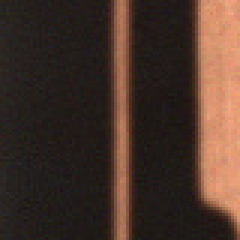
#> input picture 機器視覺/AOI影像/NG/NG_PROBLEM/14haw62a1_L10_0_0801b_20_47.png, 80 x 80 px, given as the content of the folder ./Images(NG/ORI/ori, which was not available (shown 3 times larger)
$ python Self_Training.py
#> lines starting #> are read from the running program, lines starting #| are printed output that depends on the picture; after the words box and inside, x2 and y2 are one past the last pixel; in counts of white or black regions, pixels touching at a corner belong together; long printed decimals are rounded; pictures that were not available may be replaced by others from this repository, and a replacement may not be noted
import cv2
import os
import numpy as np
import pandas as pd

def aHash(grayImg):
    Total = 0
    grayImg = cv2.resize(grayImg, (8, 8))
    ahash_str = ''
    #累加求像素之和
    for i in range(8):
        for j in range(8):
            Total = Total + grayImg[i,j]
    avg = Total / 64
    # 將每個像素與avg比較 大於avg=1 小於avg=0
    for i in range(8):
        for j in range(8):
            if  grayImg[i,j]>avg:
                ahash_str=ahash_str+'1'
            else:
                ahash_str=ahash_str+'0'
    return ahash_str

def dHash(grayImg):
    # 差值哈希算法 缩放8*8
    grayImg = cv2.resize(grayImg, (8, 8))
    dhash_str = ''
    # 每行前一个像素大于后一个像素为1，相反为0，生成哈希
    for i in range(8):
        for j in range(7):
            if grayImg[i, j] > grayImg[i, j+1]:
                dhash_str = dhash_str+'1'
            else:
                dhash_str = dhash_str+'0'
    return dhash_str


# combined ： imgOri,imgCam,threshOri,threshCam
def showCombinedImg(*args):
    combined_img = cv2.hconcat(args)
    cv2.imshow('Combined Images', combined_img)
    cv2.waitKey(0)


# 回傳 pixeldiff,percent
def pixelDiff_and_Percent(ori, threshCam):
    # 圖像差異 將Ori(可以選擇二值化 或 膨脹) 與 二值化的threshCam 相減的pixel
    pixeldiff = cv2.absdiff(ori, threshCam)

    # 計算白點像素比例
    # shape 會回傳 (rows, columns, channels)。
    # pixeldiff 是灰度圖像，所以只有兩個維度 = 高度（rows = 直 ）和 寬度（columns = 橫 ）。
    h, w = pixeldiff.shape[:2]
    white_count_Ori = cv2.countNonZero(ori)
    white_count_threshCam = cv2.countNonZero(threshCam)
    white_count_pixeldiff = cv2.countNonZero(pixeldiff)

    # '! =' 表示 '不等於'
    if white_count_Ori != 0 and white_count_threshCam == 0:
        percent = 100

    elif white_count_Ori == 0 and white_count_threshCam == 0:
        percent = 0

    elif white_count_Ori == 0 and white_count_threshCam != 0:
        percent = 100

    else:
        # 白色像素佔比
        # percent = white_count_pixeldiff / (h * w)
        # percent = white_count_Ori / white_count_threshCam
        percent = white_count_pixeldiff / white_count_threshCam

    return pixeldiff,percent

# 抽出藍色點的Cam圖檔資料
def bluePointOut(B):

    ret2, B = cv2.threshold(B, 140, 255, cv2.THRESH_BINARY)
    bluePointCount = cv2.countNonZero(B)

    return bluePointCount


####### Main Function #######

def main(folder1, files1, folder2, files2, df, label):

    # 建立 比對OK的list
#> called with folder1 = './Images(NG/ORI/ori', folder2 = './Images(NG/CAM/cam', label = 'NG'
    compared_files = []
    OK_count = 0
    NO_count = 0

    n = 0

    # 逐一讀取每個圖片
    for i in range(len(files1)):

        print(f'讀取圖像名稱:{files1[i]}')

        imgOri = cv2.imread(os.path.join(folder1, files1[i]))
#> imgOri is the input picture: shape (80, 80, 3); mean B, G, R 42.1, 51.7, 71.6
        imgCam = cv2.imread(os.path.join(folder2, files2[i]))

        (B, G, R) = cv2.split(imgCam) # 將imgCam 分3通道 => 抽藍色

        # CAM 轉灰階
        imgCam = cv2.cvtColor(imgCam, cv2.COLOR_BGR2GRAY)

        (B1, G1, R1) = cv2.split(imgOri) # 將imgOri 分3通道 => 抽紅色

    ### 影像前處理 ###

        # 中值濾波器 5x5
        imgOri = cv2.medianBlur(R1, 5) # 將imgOri 取R通道
#> imgOri: shape (80, 80)
        imgCam = cv2.medianBlur(imgCam, 5)

        # 高斯濾波
        imgOri = cv2.GaussianBlur(imgOri, (5, 5), 0)
        imgCam = cv2.GaussianBlur(imgCam, (5, 5), 0)

        # 中值濾波器 3x3
        imgOri = cv2.medianBlur(imgOri, 3)
        imgCam = cv2.medianBlur(imgCam, 3)

        # 邊緣強化 Ori
        sigma = 25
        blur_img = cv2.GaussianBlur(imgOri, (0, 0), sigma)
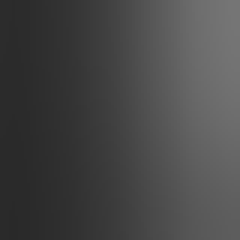
#> blur_img: shape (80, 80) (shown 3 times larger); min 41, max 117, mean 70.6
            # 以原圖 : 模糊圖片= 1.5 : -0.5 的比例進行混合
        imgOri = cv2.addWeighted(imgOri, 1.5, blur_img, -0.5, 0)
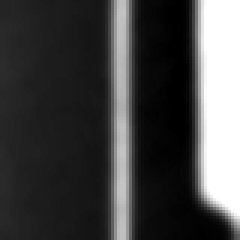
#> imgOri: shape (80, 80) (shown 3 times larger); min 0, max 255, mean 68.7

        # 二值化 => threshOri threshCam
        ret1, threshOri = cv2.threshold(imgOri, 125, 255, cv2.THRESH_BINARY)
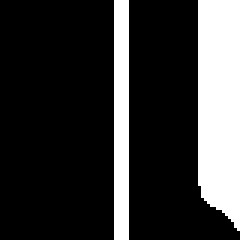
#> threshOri: shape (80, 80) (shown 3 times larger); 21.6% white; 2 white regions, box (x1, y1, x2, y2) and area: (66, 0, 80, 77) 984, (38, 0, 43, 80) 400
        ret2, threshCam = cv2.threshold(imgCam, 140, 255, cv2.THRESH_BINARY)
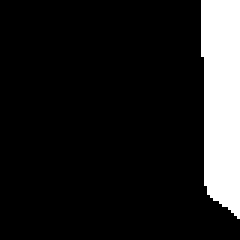
#> threshCam: shape (80, 80) (shown 3 times larger); 13.1% white; 1 white region, box (x1, y1, x2, y2) and area: (67, 0, 80, 73) 838

        # Otsu 二值化 => oriOtsu camOtsu
        ret1, oriOtsu = cv2.threshold(imgOri, 0, 255, cv2.THRESH_BINARY + cv2.THRESH_OTSU)
#> ret1 = 122
        ret2, camOtsu = cv2.threshold(imgCam, 0, 255, cv2.THRESH_BINARY + cv2.THRESH_OTSU)
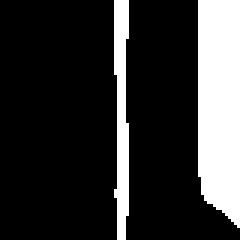
#> camOtsu: shape (80, 80) (shown 3 times larger); 20.1% white; 2 white regions, box (x1, y1, x2, y2) and area: (66, 0, 80, 76) 977, (38, 0, 43, 80) 312
#> ret2 = 89

        # Ori膨脹 dilate 一次 (iterations = 1) => oriDilated
        kernel = cv2.getStructuringElement(cv2.MORPH_RECT, (3, 3))
        oriDilated = cv2.dilate(threshOri, kernel, iterations = 1)
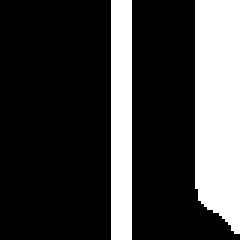
#> oriDilated: shape (80, 80) (shown 3 times larger); 25.6% white; 2 white regions, box (x1, y1, x2, y2) and area: (65, 0, 80, 78) 1076, (37, 0, 44, 80) 560
            # get(獲取)Structuring(結構化) Element(元素)
            # => 矩形：MORPH_RECT;交叉形：MORPH_CROSS;橢圓形：MORPH_ELLIPSE

      ## aHash比對 imgOri對比imgCam => 40 > ahashdiff閥值 > 4
        ahashOri = aHash(imgOri)
#> after the loop in aHash, `for i in range(8):`: Total = 3621
#> in aHash, `avg = Total / 64`: avg = 56.58
        ahashCam = aHash(imgCam)
        ahashdiff = sum(ch1 != ch2 for ch1, ch2 in zip(ahashOri, ahashCam))
#> ahashdiff = 0

      ## dHash比對 imgOri對比threshCam => 閥值 >= 39
        dhashOri = dHash(imgOri)
        dhashCam = dHash(threshCam)
        dhashdiff = sum(ch1 != ch2 for ch1, ch2 in zip(dhashOri, dhashCam))
#> dhashdiff = 25

      ## PIXEL 相減比較法
        # 用二值 threshOri & threshCam 直接相減 產生 pixeldiff
        pixeldiff, percent = pixelDiff_and_Percent(threshOri, threshCam)
#> in pixelDiff_and_Percent, `pixeldiff = cv2.absdiff(ori, threshCam)`:
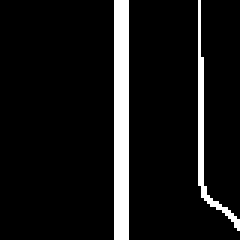
#> pixeldiff: shape (80, 80) (shown 3 times larger); 8.5% white; 2 white regions, box (x1, y1, x2, y2) and area: (38, 0, 43, 80) 400, (66, 0, 80, 77) 146
#> in pixelDiff_and_Percent, `white_count_Ori = cv2.countNonZero(ori)`: white_count_Ori = 1384
#> in pixelDiff_and_Percent, `white_count_threshCam = cv2.countNonZero(threshCam)`: white_count_threshCam = 838
#> in pixelDiff_and_Percent, `white_count_pixeldiff = cv2.countNonZero(pixeldiff)`: white_count_pixeldiff = 546
#> in pixelDiff_and_Percent, `percent = white_count_pixeldiff / white_count_threshCam`: percent = 0.652
#> percent = 0.652

      ## ahash Otsu 二值比對 oriOtsu 對比 threshCam
        ahashOriOtsu = aHash(oriOtsu)
        ahashCamThres = aHash(threshCam)
        ahashdiffOtsu = sum(ch1 != ch2 for ch1, ch2 in zip(ahashOriOtsu, ahashCamThres))
#> ahashdiffOtsu = 0

        df_insert = pd.DataFrame({'File Name': [files1[i]],
                                'ahashdiff': [ahashdiff],
                                'dhashdiff': [dhashdiff],
                                'percent': [percent],
                                'ahashdiffOtsu': [ahashdiffOtsu],
                                'label':[label]})
#> df_insert = table of 1 rows and 6 columns

        df = pd.concat([df, df_insert], ignore_index=True)
#> df = table of 1 rows and 6 columns

        print('ahashdiff =', ahashdiff, ' dhashdiff =', dhashdiff, ' percent =', percent , ' ahashdiffOtsu =', ahashdiffOtsu)
#| ahashdiff = 0  dhashdiff = 25  percent = 0.6516  ahashdiffOtsu = 0

    ### 樹狀圖 分類判斷 ###

      ## 抽出藍點NG
        bluePointCount = bluePointOut(B)
#> in bluePointOut, `ret2, B = cv2.threshold(B, 140, 255, cv2.THRESH_BINARY)`: B: shape (80, 80); every value is 0
#> in bluePointOut, `bluePointCount = cv2.countNonZero(B)`: bluePointCount = 0
#> bluePointCount = 0

        if bluePointCount != 0:
            # showCombinedImg(imgOri, imgCam, B)
            NO_count += 1

        else:

        ## aHash比對
            if ahashdiff >=36:
                # print('ahash 完全不相似', ahashdiff)
                # showCombinedImg(imgOri, imgCam)
                NO_count += 1

            elif ahashdiff <= 6:
                # print('ahash相似',ahashdiff)
                # compared_files.append(files1[i])
                # showCombinedImg(imgOri, imgCam, threshOri)
                OK_count += 1

            else:

            ## dHash比對
                if dhashdiff >= 39:
                    # print('dhash 完全不相似',dhashdiff)
                    # showCombinedImg(imgOri, imgCam)
                    NO_count += 1

                else:

                ## PIXEL 相減比較法
                    if percent >= 3:
                        # print('pixel 完全不相似', percent)
                        # showCombinedImg(imgOri, imgCam, threshOri, threshCam, pixeldiff)
                        NO_count += 1

                    elif percent <= 0.12:
                        # print('pixel 相似',percent)
                        # showCombinedImg(imgOri, imgCam, pixeldiff)
                        OK_count += 1

                    elif 1 > percent >= 0.6:

                        NO_count += 1

                    else:
                    ## ahash Otsu 二值比對
                        # {3}OK: 2275/112  NG: 142/1421
                        if ahashdiffOtsu >= 27:
                            # print('ahash Otsu 完全不相似', ahashdiffOtsu)
                            # showCombinedImg(camOtsu, threshCam, imgOri,  oriOtsu, threshOri, pixeldiff)
                            NO_count += 1

                        elif ahashdiffOtsu <= 7:
                            # n += 1
                            # print('ahash Otsu 相似', ahashdiffOtsu, ' ', n, ' ', percent)
                            # showCombinedImg(camOtsu, threshCam, imgOri,  oriOtsu, threshOri, pixeldiff)
                            OK_count += 1

                        else:

                            if dhashdiff <= 11:
                                # n += 1
                                # print('dhashdiff 相似 ', dhashdiff, 'n= ', n)
                                OK_count += 1
                                # showCombinedImg(camOtsu, threshCam, imgOri,  oriOtsu, threshOri, pixeldiff)

                            else:
                                # showCombinedImg(camOtsu, threshCam, imgOri,  oriOtsu, threshOri, pixeldiff)
                                pass


    print('OK_count', OK_count)
    print('NO_count', NO_count)
    cv2.destroyAllWindows()

    return df

if __name__ == "__main__":

    os.chdir(r"D:/哲平/北科大_碩班_AI學程/碩一課程/314337 類神經網路/機器視覺/Final_Projet")
    df = pd.DataFrame(columns=['File Name', 'ahashdiff', 'dhashdiff', 'percent', 'ahashdiffOtsu', 'label'])

    # TODO: NG 有瑕疵的電路板
    folder1 = './Images(NG/ORI/ori'
    folder2 = './Images(NG/CAM/cam'

    # 讀取兩個文件夾中的文件
    files1 = os.listdir(folder1)
    files2 = os.listdir(folder2)

    if files1 != files2: raise Exception("原始資料錯誤")

    df = main(folder1, files1, folder2, files2, df, label='NG')
#> df = table of 1 rows and 6 columns

    # -------------------------------------------------------------------------
    # -------------------------------------------------------------------------

    # TODO: OK 沒問題的電路板
    folder1 = './Images(OK/ORI/ori'
    folder2 = './Images(OK/CAM/cam'

    # 讀取兩個文件夾中的文件
    files1 = os.listdir(folder1)
    files2 = os.listdir(folder2)

    if files1 != files2: raise Exception("原始資料錯誤")

    df = main(folder1, files1, folder2, files2, df, label='OK')
#| ahashdiff = 0  dhashdiff = 25  percent = 0.6516  ahashdiffOtsu = 0
#> df = table of 2 rows and 6 columns

    df.to_csv('report.csv', index=False)
